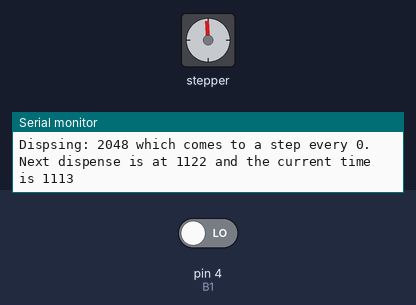
Bench run of a sketch on a simulated Arduino Uno, built with avr-gcc and run on an emulated ATmega328P. Parts: stepper motor, the last lines printed to the serial monitor. Wiring (inferred from the names in the program): stepper motor (2048 steps per turn assumed): coils pin 8, pin 9, pin 10, pin 11. The test bench sets the inputs (shaded band); at power-on: pin 4 (B1) LOW.

Above: at 1.2 s.
1.3 s: pin 4 (B1) driven HIGH
At 1.72 s:
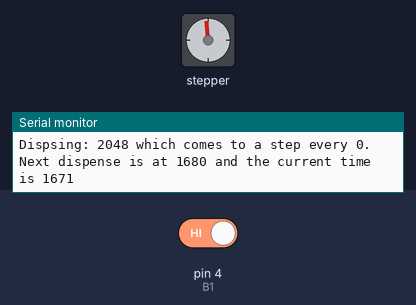
3.0 s: pin 4 (B1) driven LOW
At 4.1 s:
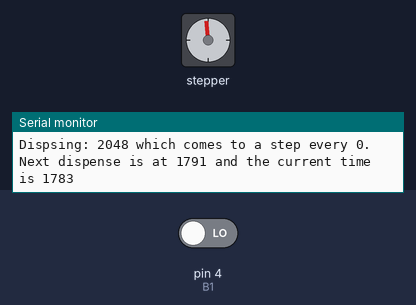
6.0 s: pin 4 (B1) driven HIGH
At 6.85 s:
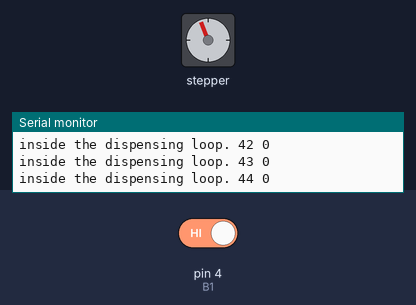
Timing chart, 0 to 24.0 s (numbered marks = the images above; inputs shaded):
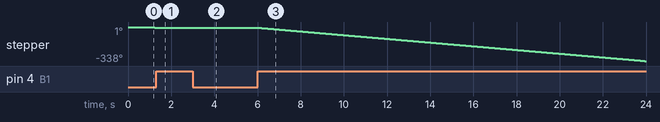

The sketch:

mezzo_dispenser.ino
```cpp
/*
   BYJ48 Stepper motor code
   Connect :
   IN1 >> D8
   IN2 >> D9
   IN3 >> D10
   IN4 >> D11
   VCC ... 5V Prefer to use external 5V Source
   Gnd
   written By :Mohannad Rawashdeh
  http://www.instructables.com/member/Mohannad+Rawashdeh/
     28/9/2013
  */

#include <Time.h>

#define IN1  8
#define IN2  9
#define IN3  10
#define IN4  11
#define B1   4
#define B2   2
long Steps = 0;
boolean Direction = true;// gre
unsigned long last_time;
unsigned long currentMillis;
long cur_step = 0;
long dispenseAmount = 1;
long dispenseTotal = 2048;
//int dispenseTimeFrame = 60 * 60 * 24 * 1000 // a day of microseconds.
long dispenseTimeFrame = 3600000;//60*60*1000; // an hour of microseconds.
long dispenseDelay = 2048 / 3600;
long PC = 0;
long cur_time;
long next_time;
long time;
time_t t = now();
void setup()
{
  Serial.begin(115200);
  pinMode(IN1, OUTPUT);
  pinMode(IN2, OUTPUT);
  pinMode(IN3, OUTPUT);
  pinMode(IN4, OUTPUT);
  pinMode(B1, INPUT);
  // delay(1000);
  Serial.println("Ready");
}

void loop()
{
  cur_time = secondInDay();
  if(digitalRead(B1))
  {
    PC++;
  }
  else
  {
    PC = 0;
  }

  if(PC > 5)
  {
    PC = 0;
    dispenseTotal = getDispense();
    dispenseDelay=dispenseTimeFrame/dispenseTotal;//The time frame over which to dispense the amount to dispense.
  }

  if (cur_time >= next_time)
  {
    dispense(dispenseAmount);
    next_time = secondInDay() + dispenseDelay;
  }
  clearStep();

  Serial.print("Dispsing: ");
  Serial.print(dispenseTotal);
  Serial.print(" which comes to a step every ");
  Serial.print(dispenseDelay);
  Serial.print(". Next dispense is at ");
  Serial.print(next_time);
  Serial.print(" and the current time is ");
  Serial.println(cur_time);
  delay(100);
}

int getDispense()
{
  disp(15);
  delay(250);
  disp(0);
  delay(250);
  sweep(100);
  build(250);
  int val = 0;
  int complete = 0;

  Serial.println("Getting ready to register Dispensing!");

  while(complete < 500)
  {
    Serial.print("inside the dispensing loop. ");
    Serial.print(val);
    Serial.print(" ");
    Serial.println(complete);

    if(digitalRead(B1))
    {
      dispense(1);
      //stepper(1);
      //delay(2);
      val ++;
      complete = 0;
    }
    else
    {
      complete++;
    }
    if(complete>400)
    {
      disp(15);
    }else if(complete > 300)
    {
      disp(7);
    }else if(complete > 200)
    {
      disp(3);
    }else if(complete > 100)
    {
      disp(1);
    }else
    {
      disp(0);
    }
    delay(10);
  }
  Serial.print("Dispense amount retrieved!: ");
  Serial.println(val);

  sweep(50);
  flash(250);
  flash(250);
  disp(0);


  return val;
}

long secondInDay()
{
  /*t = now();
  int ret = second(t);
  ret += 60 * minute(t);
  ret += 3600 * hour(t);
  ret *= 1000;
  ret += micros();*/
  //return ret;
  return micros()/1000;
}
```

animations.ino
```cpp
void disp(int val)
{
  digitalWrite(IN1,val%2);
  val /= 2;
  digitalWrite(IN2,val%2);
  val /= 2;
  digitalWrite(IN3,val%2);
  val /= 2;
  digitalWrite(IN4,val%2);
}

void sweep(int val)
{
  disp(1);
  delay(val);
  disp(2);
  delay(val);
  disp(4);
  delay(val);
  disp(8);
  delay(val);
  disp(4);
  delay(val);
  disp(2);
  delay(val);
  disp(1);
  delay(val);
  disp(2);
  delay(val);
  disp(4);
  delay(val);
  disp(8);
  delay(val);
  disp(4);
  delay(val);
  disp(2);
  delay(val);
  disp(1);
  delay(val);
  disp(0);
}

void build(int val)
{
  disp(1);
  delay(val);
  disp(3);
  delay(val);
  disp(7);
  delay(val);
  disp(15);
  delay(val);
  disp(0);
}

void flash(int val)
{
  disp(0);
  delay(val);
  disp(15);
  delay(val);
  disp(0);
}
```

driver.ino
```cpp
void dispense(int steps_left)
{
  steps_left *= 4;
  while(steps_left>0)
  {
/*    currentMillis = micros();
    if(currentMillis-last_time>=1000)
    {
      stepper(1);
      time=time+micros()-last_time;
      last_time=micros();
      steps_left--;
    }*/
    stepper(1);
    steps_left--;
    delay(1);

  }
  //stepper(1);
  //clearStep();
}

void clearStep()
{
  digitalWrite(IN1, LOW);
  digitalWrite(IN2, LOW);
  digitalWrite(IN3, LOW);
  digitalWrite(IN4, LOW);
}

void stepper(int xw)
{
  for (int x=0;x<xw;x++)
  {
    switch(Steps)
      {
       case 0:
         digitalWrite(IN1, LOW);
         digitalWrite(IN2, LOW);
         digitalWrite(IN3, LOW);
         digitalWrite(IN4, HIGH);
       break;
       case 1:
         digitalWrite(IN1, LOW);
         digitalWrite(IN2, LOW);
         digitalWrite(IN3, HIGH);
         digitalWrite(IN4, HIGH);
       break;
       case 2:
         digitalWrite(IN1, LOW);
         digitalWrite(IN2, LOW);
         digitalWrite(IN3, HIGH);
         digitalWrite(IN4, LOW);
       break;
       case 3:
         digitalWrite(IN1, LOW);
         digitalWrite(IN2, HIGH);
         digitalWrite(IN3, HIGH);
         digitalWrite(IN4, LOW);
       break;
       case 4:
         digitalWrite(IN1, LOW);
         digitalWrite(IN2, HIGH);
         digitalWrite(IN3, LOW);
         digitalWrite(IN4, LOW);
       break;
       case 5:
         digitalWrite(IN1, HIGH);
         digitalWrite(IN2, HIGH);
         digitalWrite(IN3, LOW);
         digitalWrite(IN4, LOW);
       break;
         case 6:
         digitalWrite(IN1, HIGH);
         digitalWrite(IN2, LOW);
         digitalWrite(IN3, LOW);
         digitalWrite(IN4, LOW);
       break;
       case 7:
         digitalWrite(IN1, HIGH);
         digitalWrite(IN2, LOW);
         digitalWrite(IN3, LOW);
         digitalWrite(IN4, HIGH);
       break;
       default:
         digitalWrite(IN1, LOW);
         digitalWrite(IN2, LOW);
         digitalWrite(IN3, LOW);
         digitalWrite(IN4, LOW);
       break;
    }
  //SetDirection();
  Steps = (Steps + 1)%8;
  delay(1);
  switch(Steps)
      {
       case 0:
         digitalWrite(IN1, LOW);
         digitalWrite(IN2, LOW);
         digitalWrite(IN3, LOW);
         digitalWrite(IN4, HIGH);
       break;
       case 1:
         digitalWrite(IN1, LOW);
         digitalWrite(IN2, LOW);
         digitalWrite(IN3, HIGH);
         digitalWrite(IN4, HIGH);
       break;
       case 2:
         digitalWrite(IN1, LOW);
         digitalWrite(IN2, LOW);
         digitalWrite(IN3, HIGH);
         digitalWrite(IN4, LOW);
       break;
       case 3:
         digitalWrite(IN1, LOW);
         digitalWrite(IN2, HIGH);
         digitalWrite(IN3, HIGH);
         digitalWrite(IN4, LOW);
       break;
       case 4:
         digitalWrite(IN1, LOW);
         digitalWrite(IN2, HIGH);
         digitalWrite(IN3, LOW);
         digitalWrite(IN4, LOW);
       break;
       case 5:
         digitalWrite(IN1, HIGH);
         digitalWrite(IN2, HIGH);
         digitalWrite(IN3, LOW);
         digitalWrite(IN4, LOW);
       break;
         case 6:
         digitalWrite(IN1, HIGH);
         digitalWrite(IN2, LOW);
         digitalWrite(IN3, LOW);
         digitalWrite(IN4, LOW);
       break;
       case 7:
         digitalWrite(IN1, HIGH);
         digitalWrite(IN2, LOW);
         digitalWrite(IN3, LOW);
         digitalWrite(IN4, HIGH);
       break;
       default:
         digitalWrite(IN1, LOW);
         digitalWrite(IN2, LOW);
         digitalWrite(IN3, LOW);
         digitalWrite(IN4, LOW);
       break;
    }
  }
}
void SetDirection()
{
  if(Direction==1){ Steps++;}
  if(Direction==0){ Steps--; }
  if(Steps>7){Steps=0;}
  if(Steps<0){Steps=7; }
}
```

Measured:
- after the input at 1.3 s, stepper: goes on until 2.1 s, then stays -5°
- after the input at 3.0 s, stepper: stops changing and stays -5°
- by itself, stepper: keeps turning counter-clockwise at about 4°/s
